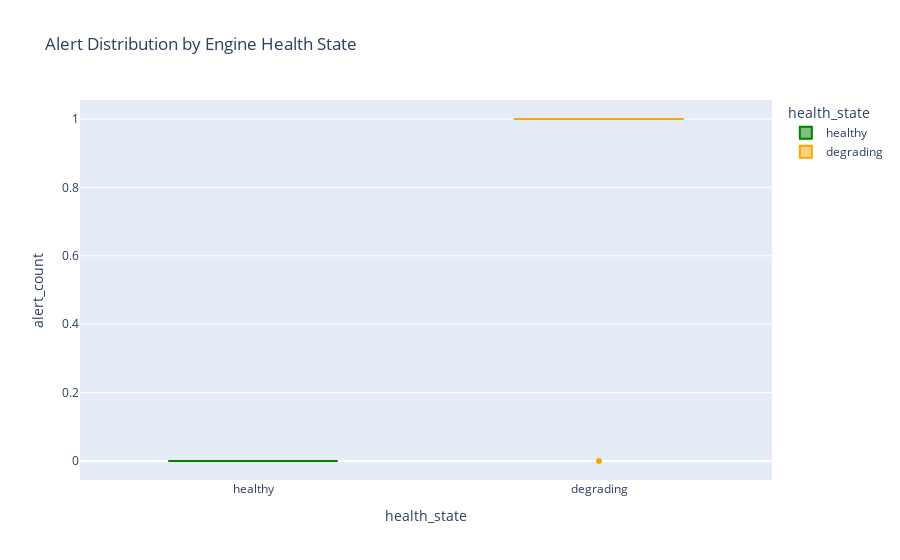
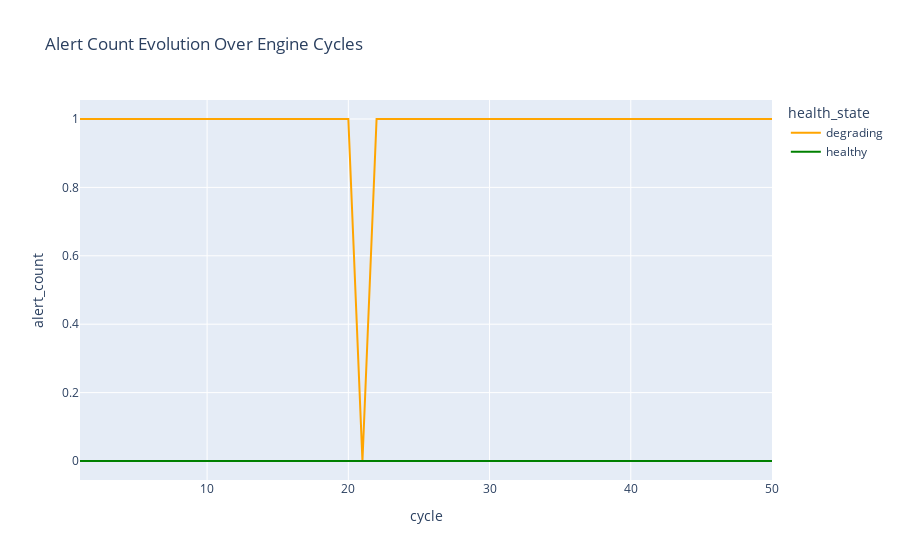

Notebook code for these charts, in order:
### Markdown cell above
## 7. Alert Analysis

### Code cell
# Analyze alert patterns
alert_analysis = df.groupby(['health_state', 'cycle'])['alert_count'].sum().reset_index()

# Visualize alert frequency by health state
fig = px.box(df, x='health_state', y='alert_count', 
             title='Alert Distribution by Engine Health State',
             color='health_state',
             color_discrete_map=colors)
fig.show()

# Alert frequency over cycles
fig2 = px.line(alert_analysis, x='cycle', y='alert_count', 
               color='health_state',
               title='Alert Count Evolution Over Engine Cycles',
               color_discrete_map=colors)
fig2.show()

print("🚨 Alert Analysis Summary:")
alert_summary = df.groupby('health_state')['alert_count'].agg(['mean', 'max', 'sum']).round(2)
display(alert_summary)

print("\n💡 Key Findings:")
print("• Critical engines generate significantly more alerts")
print("• Alert frequency increases with engine degradation")
print("• Healthy engines rarely trigger alerts")
print("• Alert patterns can be used for early warning systems")

### Figure 1 — Plotly figure (JSON) as saved in the notebook; plotly's stock layout.template omitted (floating-point values rounded to 4 significant figures; data arrays with more than 128 entries replaced by an {"elided": "..."} marker saying what was removed)
{"data": [{"alignmentgroup": "True", "hovertemplate": "health_state=%{x}<br>alert_count=%{y}<extra></extra>", "legendgroup": "healthy", "marker": {"color": "green"}, "name": "healthy", "notched": false, "offsetgroup": "healthy", "orientation": "v", "showlegend": true, "type": "box", "x": {"elided": "137 str values"}, "x0": " ", "xaxis": "x", "y": {"elided": "137 int values"}, "y0": " ", "yaxis": "y"}, {"alignmentgroup": "True", "hovertemplate": "health_state=%{x}<br>alert_count=%{y}<extra></extra>", "legendgroup": "degrading", "marker": {"color": "orange"}, "name": "degrading", "notched": false, "offsetgroup": "degrading", "orientation": "v", "showlegend": true, "type": "box", "x": ["degrading", "degrading", "degrading", "degrading", "degrading", "degrading", "degrading", "degrading", "degrading", "degrading", "degrading", "degrading", "degrading"], "x0": " ", "xaxis": "x", "y": [1, 1, 1, 0, 1, 1, 1, 1, 1, 1, 1, 1, 1], "y0": " ", "yaxis": "y"}], "layout": {"boxmode": "overlay", "legend": {"title": {"text": "health_state"}, "tracegroupgap": 0}, "title": {"text": "Alert Distribution by Engine Health State"}, "xaxis": {"anchor": "y", "categoryarray": ["healthy", "degrading"], "categoryorder": "array", "domain": [0, 1], "title": {"text": "health_state"}}, "yaxis": {"anchor": "x", "domain": [0, 1], "title": {"text": "alert_count"}}}}

### Figure 2 — Plotly figure (JSON) as saved in the notebook; plotly's stock layout.template omitted (floating-point values rounded to 4 significant figures)
{"data": [{"hovertemplate": "health_state=degrading<br>cycle=%{x}<br>alert_count=%{y}<extra></extra>", "legendgroup": "degrading", "line": {"color": "orange", "dash": "solid"}, "marker": {"symbol": "circle"}, "mode": "lines", "name": "degrading", "orientation": "v", "showlegend": true, "type": "scatter", "x": [1, 18, 20, 21, 22, 25, 32, 34, 42, 43, 47, 48, 50], "xaxis": "x", "y": [1, 1, 1, 0, 1, 1, 1, 1, 1, 1, 1, 1, 1], "yaxis": "y"}, {"hovertemplate": "health_state=healthy<br>cycle=%{x}<br>alert_count=%{y}<extra></extra>", "legendgroup": "healthy", "line": {"color": "green", "dash": "solid"}, "marker": {"symbol": "circle"}, "mode": "lines", "name": "healthy", "orientation": "v", "showlegend": true, "type": "scatter", "x": [1, 2, 3, 4, 5, 6, 7, 8, 9, 10, 11, 12, 13, 14, 15, 16, 17, 18, 19, 20, 21, 22, 23, 24, 25, 26, 27, 28, 29, 30, 31, 32, 33, 34, 35, 36, 37, 38, 39, 40, 41, 42, 43, 44, 45, 46, 47, 48, 49, 50], "xaxis": "x", "y": [0, 0, 0, 0, 0, 0, 0, 0, 0, 0, 0, 0, 0, 0, 0, 0, 0, 0, 0, 0, 0, 0, 0, 0, 0, 0, 0, 0, 0, 0, 0, 0, 0, 0, 0, 0, 0, 0, 0, 0, 0, 0, 0, 0, 0, 0, 0, 0, 0, 0], "yaxis": "y"}], "layout": {"legend": {"title": {"text": "health_state"}, "tracegroupgap": 0}, "title": {"text": "Alert Count Evolution Over Engine Cycles"}, "xaxis": {"anchor": "y", "domain": [0, 1], "title": {"text": "cycle"}}, "yaxis": {"anchor": "x", "domain": [0, 1], "title": {"text": "alert_count"}}}}
